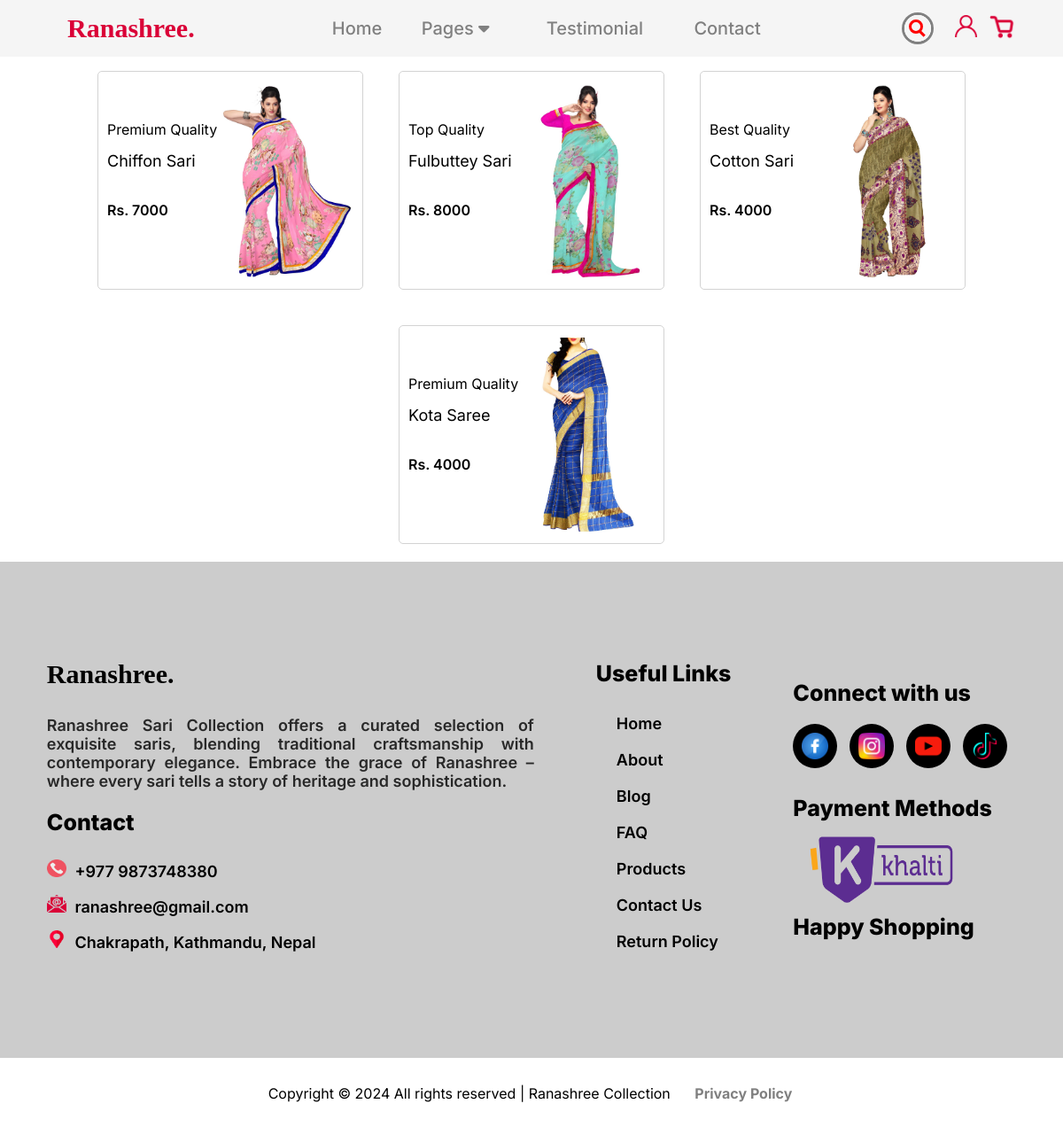
Screenshot of /products/ with the database file from the repository.
### AdminDashboard/models.py (models this page shows)
class productsModel(models.Model):
    Sari_Name = models.CharField(max_length=100)
    Description = models.TextField()
    Image = models.ImageField(upload_to='images/')
    Price = models.TextField()
    LDescription = models.TextField()
    Size = models.TextField()

### users/views.py (the view)
# urls.py: path("products/", views.products, name='products'),
def products(request):
    products = productsModel.objects.all()
    return render(request, "users/products.html", {'products': products})

### users/templates/users/products.html (shortened to what this page needs)
{% load static %}
<!DOCTYPE html>
<html lang="en">
<head>
  <link rel="stylesheet" href="https://cdnjs.cloudflare.com/ajax/libs/font-awesome/6.4.2/css/all.min.css"
 />
<link rel="stylesheet" href="{% static 'home/style.css' %}">
</head>
<body>
  <header id="header">
    <nav class="navbar">
      <a class="logo" href="">Ranashree.</a>
      <ul>
        <li><a href="/" class="active">Home</a></li>
        <div class="dropdown">
          <li>
            <p class="dropbtn">Pages <i class="fas fa-caret-down"></i></p>
          </li>
        </div>
        <li><a href="/testimonial">Testimonial</a></li>
        <li><a href="/contact">Contact</a></li>
      </ul>
      <div class="header-logo">
        <div class="search">
          <div class="icon"></div>
          <div class="input">
          </div>
        </div>
        <div>
          <a href="{% url 'login' %}"><img src={% static 'home/images/icons/user-profile.png' %} class="user-logo"
              alt="user" /></a>
        </div>
        <div>
          <img id="cart_icon" src={% static "home/images/icons/basket.png" %} class="basket" alt="Cart"/>
        </div>
      </div>
    </nav>
  </header>
  <br><br><br>
  <div class="lan-products">
    {% for product in products %}
    <div class="lan-images">
      <div>
        <div class="lan-text">{{ product.Description }}</div>
        <p class="lan-text2">{{ product.Sari_Name }}</p>
        <p class="lan-price">Rs. {{ product.Price }}</p>
        <a href="/individualProducts/{{ product.id }}">
        </a>
      </div>
      <img src="{{ product.Image.url }}" class="lan-img" alt="{{ product.Sari_Name }}">
    </div>
    {% endfor %}
  </div>
  <footer id="footer" role="contentinfo">
    <div class="footer-wrapper">
      <div class="con-container">
        <p class="logo2">Ranashree.</p>
        <p class="footer-bio">Ranashree Sari Collection offers a curated selection of exquisite saris, blending
          traditional craftsmanship with contemporary elegance. Embrace the grace of Ranashree – where every sari tells
          a story of heritage and sophistication.</p><br>
        <p style="font-size: 25px;" id="contact">Contact</p><br>
        <p class="con"><img class="footer-icon1" src={% static "home/images/icons/call.png" %} /> +977 9873748380</p>
        <p class="con"><img class="footer-icon1" src={% static "home/images/icons/email.png" %} /> ranashree@gmail.com
        </p>
        <p class="con"><img class="footer-icon1" src={% static "home/images/icons/location.png" %} /> Chakrapath,
          Kathmandu, Nepal</p>
      </div>
      <div class="useful">
        <p style="font-size: 25px;">Useful Links</p><br>
        <p><a href="/">Home</a></p>
        <p><a href="/about">About</a></p>
        <p><a href="/blog">Blog</a></p>
        <p><a href="/faq">FAQ</a></p>
        <p><a href="/products">Products</a></p>
        <p><a href="/contact">Contact Us</a></p>
        <p><a href="/refund">Return Policy</a></p>
      </div>
      <div class="social">
        <p style="font-size: 25px;">Connect with us</p>
        <a href="www.facebook.com"><img class="footer-icon" src={% static "home/images/icons/facebook.png" %} /></a>
        <a href="www.instagram.com"><img class="footer-icon" src={% static "home/images/icons/instagram.png" %} /></a>
        <a href="www.youtube.com"><img class="footer-icon" src={% static "home/images/icons/youtube.png" %} /></a>
        <a href="www.tiktok.com"><img class="footer-icon" src={% static "home/images/icons/tik-tok.png" %} /></a>
        <p>
        <p style="font-size: 25px;">Payment Methods</p>
        <img class="footer-icon3" src={% static "home/images/icons/khalti.png" %} />
        </p>
        <p style="font-size: 25px;">Happy Shopping</p>
      </div>
    </div>
  </footer>
  <p class="copy">
    <center>
      Copyright &copy;
      All rights reserved | Ranashree Collection <a href="/PrivacyPolicy"><b>Privacy Policy</b></a>
    </center>
  </p><br>
</body>
</html>

### users/static/home/style.css (style rules this page uses)
* { margin: 0; padding: 0; font-family: 'Inter', sans-serif; scroll-behavior: smooth; box-sizing: border-box; }
header li, a { text-decoration: none; color: gray; }
header .navbar { display: flex; justify-content: space-around; align-items: center; font-size: 20px; font-weight: 500; background-color: whitesmoke; width: 100%; position: fixed; z-index: 100; cursor: pointer; }
.navbar ul li, a { list-style: none; display: inline-block; margin: 7px 0px; margin-left: 20px; padding: 3px; }
.navbar a:hover, .logo, .navbar a:active { color: #DA0037; }
.header-logo { display: flex; flex-direction: row; align-items: center; justify-content: center; gap: 30px; }
.dropdown { position: relative; display: inline-block; }
.dropbtn { padding: 10px; border: none; cursor: pointer; }
.basket { height: 30px; width: 30px; margin-left: -20px; }
.user-logo { height: 25px; width: auto; margin-left: -26px; }
.search { position: relative; width: 30px; height: 30px; border-radius: 60px; transition: 0.5s; box-shadow: 0 0 0 3px gray; overflow: hidden; margin-left: 50px; }
.search .icon { position: absolute; top: 0; left: 0; width: 30px; height: 30px; background-color: whitesmoke; border-radius: 60px; display: flex; justify-content: center; align-items: center; z-index: 1000; cursor: pointer; }
.search .icon::before { content: ''; position: absolute; width: 10px; height: 10px; border: 3px solid red; border-radius: 50px; transform: translate(-2px, -2px); }
.search .icon::after { content: ''; position: absolute; width: 3px; height: 9px; background: red; transform: translate(5px, 5px) rotate(315deg); }
.search .input { position: absolute; width: 100%; height: 30px; left: 0; display: flex; justify-content: center; align-items: center; overflow: hidden; transition: width 0.5s; }
.logo { font-size: 30px; font-weight: 600; font-family: chalkduster; }
.lan-products { display: flex; flex-wrap: wrap; align-items: center; justify-content: center; }
.lan-images { display: flex; align-items: center; justify-content: space-between; width: 300px; border: 1px solid lightgray; border-radius: 5px; padding: 10px; cursor: pointer; margin: 20px; position: relative; transition: filter 0.3s; }
.lan-img { width: 150px; height: auto; }
.lan-text { font-size: 16px; }
.lan-text2 { font-size: 18px; padding: 15px 0px 10px 0px; }
.lan-price { margin-top: 25px; font-weight: 600; }
#footer { background-color: rgba(0,0,0,0.2); width: 100%; height: 70vh; color: black; font-weight: 800; display: flex; flex-wrap: wrap; justify-content: center; align-items: center; font-size: 18px; }
.footer-wrapper { display: flex; flex-wrap: wrap; align-items: center; justify-content: center; gap: 70px; }
.con-container { display: flex; flex-direction: column; }
.logo2 { font-size: 30px; font-weight: 600; font-family: chalkduster; color: black; margin-bottom: 30px; }
.footer-bio { max-width: 550px; text-align: justify; font-weight: 600; opacity: 0.8; }
.con { line-height: 40px; cursor: pointer; font-weight: 600; }
.useful a { color: black; font-weight: 600; }
.social a { display: inline-flex; align-items: center; justify-content: center; width: 50px; height: 50px; background-color: black; border-radius: 50%; margin: 20px 10px 30px 0px; }
.social img { margin: 0 auto; }
.footer-icon1 { height: 20px; width: 27px; padding-right: 5px; }
.footer-icon { height: 30px; width: 30px; }
.footer-icon3 { height: 100px; width: 200px; }
.copy { margin: 20px 0px; background-color: whitesmoke; }

### users/templates/users/products.html (style rules this page uses)
.lan-products { display: flex; flex-wrap: wrap; align-items: center; justify-content: center; }
.lan-images { display: flex; align-items: center; justify-content: space-between; width: 250px; border: 1px solid lightgray; border-radius: 5px; padding: 10px; cursor: pointer; margin: 20px; position: relative; transition: filter 0.3s; }
.lan-img { width: 150px; height: auto; }
.lan-text { font-size: 16px; }
.lan-text2 { font-size: 18px; padding: 15px 0px 10px 0px; }
.lan-price { margin-top: 25px; font-weight: 600; }

### rows the page displays
productsModel: Description "Premium Quality", Sari_Name "Chiffon Sari", Price "7000", Image (picture)
productsModel: Description "Top Quality", Sari_Name "Fulbuttey Sari", Price "8000", Image (picture)
productsModel: Description "Best Quality", Sari_Name "Cotton Sari", Price "4000", Image (picture)
productsModel: Description "Premium Quality", Sari_Name "Kota Saree", Price "4000", Image (picture)
